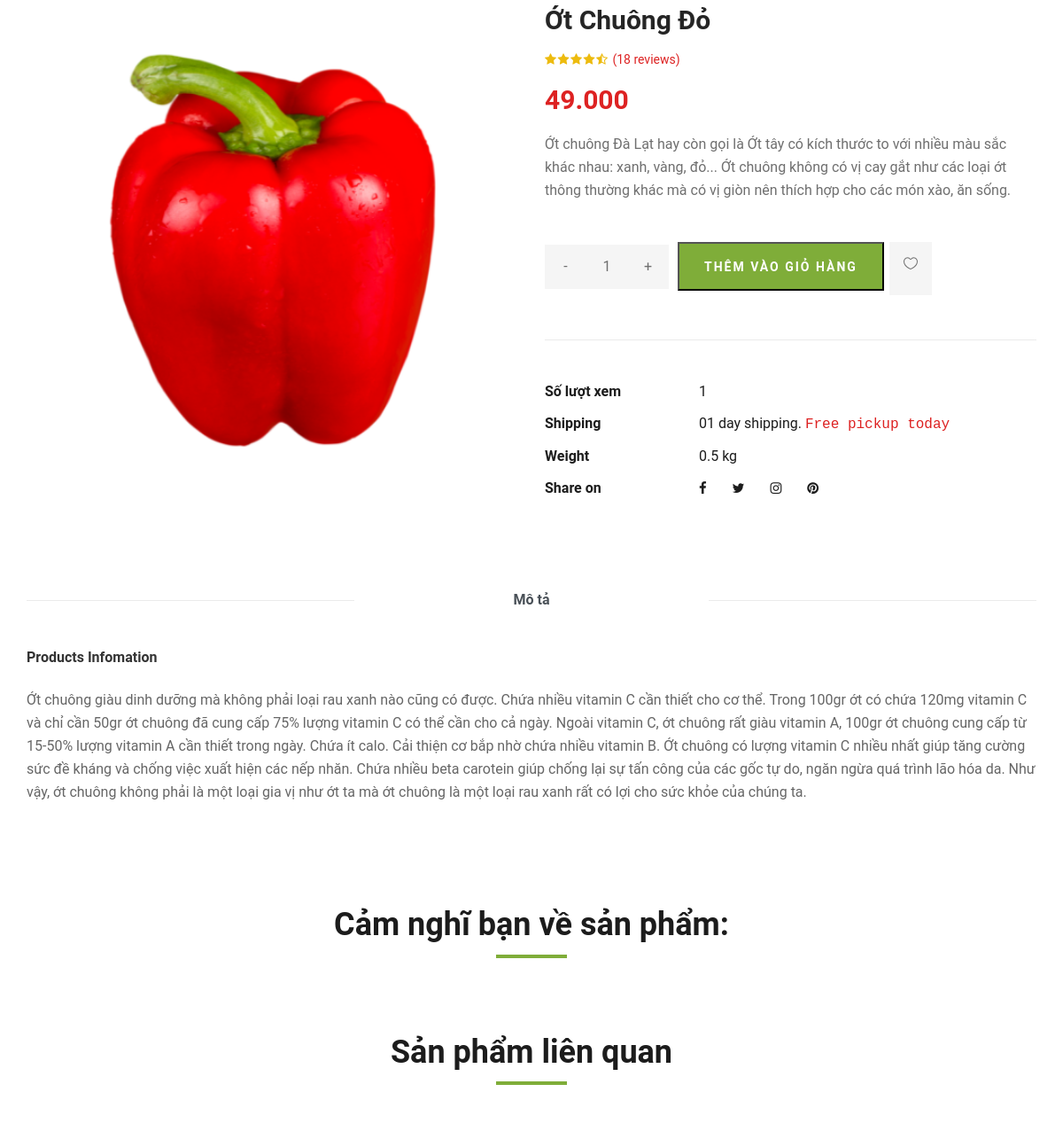
The page /index.php?mod=product&act=detail&MaSP=48 (middle part) on the database as committed earlier.
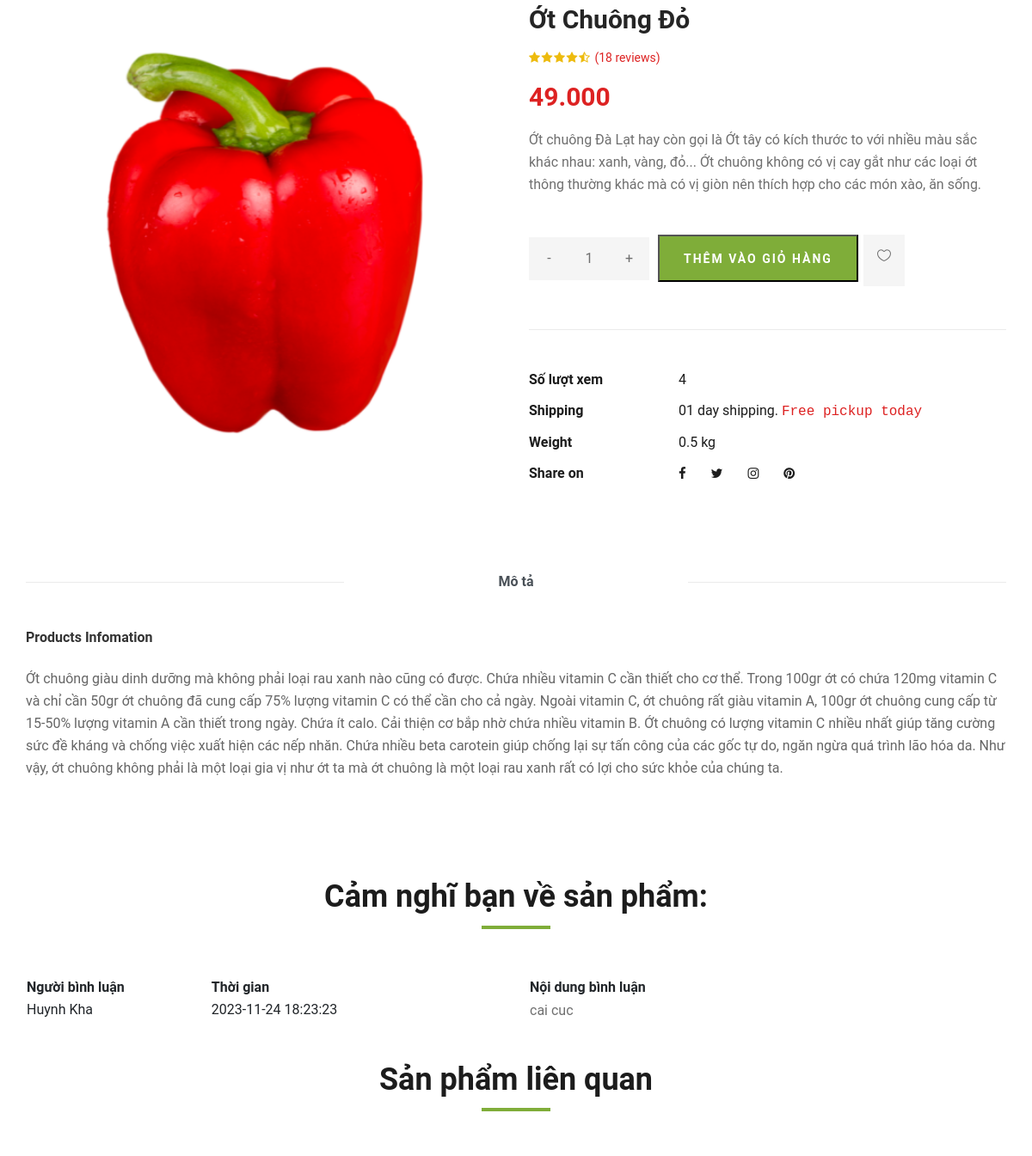
The same page on the database as committed later.
### tables this page shows
CREATE TABLE `sanpham` (
  `MaSP` int NOT NULL,
  `TenSP` varchar(50) NOT NULL,
  `GiaSP` double(10,0) NOT NULL DEFAULT '0' COMMENT 'Tiền Việt không có chữ số thập phân, mặc định là 0(nếu =0 thì hết hàng ví dụ )',
  `HinhAnh` text NOT NULL,
  `TieuDe` text,
  `MoTa` text,
  `MaDM` int DEFAULT NULL,
  `LuotXem` int NOT NULL,
  `GiaGiam` double(10,0) NOT NULL DEFAULT '0'
);

CREATE TABLE `binhluan` (
  `MaBL` int NOT NULL,
  `MaSP` int NOT NULL,
  `MaTK` int NOT NULL,
  `NoiDung` text NOT NULL,
  `NgayBL` datetime NOT NULL DEFAULT CURRENT_TIMESTAMP
);

CREATE TABLE `taikhoan` (
  `MaTK` int NOT NULL,
  `HoTen` varchar(50) NOT NULL,
  `UserName` varchar(50) NOT NULL COMMENT 'Biệt danh',
  `Email` varchar(50) NOT NULL,
  `MatKhau` varchar(50) NOT NULL,
  `DiaChi` varchar(255) NOT NULL,
  `GioiTinh` tinyint(1) NOT NULL DEFAULT '0' COMMENT '0: là nam, 1: là nữ',
  `SoDienThoai` varchar(50) NOT NULL,
  `Quyen` tinyint(1) NOT NULL DEFAULT '0' COMMENT '0: là user, 1: là admin',
  `NgayTao` datetime DEFAULT CURRENT_TIMESTAMP,
  `HinhAnh` text
);

### model/m_pdo.php (called while the page is built, shortened)
<?php
function pdo_get_connection(){
    $dburl = "mysql:host=localhost;dbname=organic;charset=utf8";
    $username = 'root';
    $password = '';
    $conn = new PDO($dburl, $username, $password);
    $conn->setAttribute(PDO::ATTR_ERRMODE, PDO::ERRMODE_EXCEPTION);
    return $conn;
}
function pdo_query($sql){
    $sql_args = array_slice(func_get_args(), 1);
    try{
        $conn = pdo_get_connection();
        $stmt = $conn->prepare($sql);
        $stmt->execute($sql_args);
        $rows = $stmt->fetchAll();
        return $rows;
    }
    catch(PDOException $e){
        throw $e;
    }
    finally{
        unset($conn);
    }
}
function pdo_query_one($sql){
    $sql_args = array_slice(func_get_args(), 1);
    try{
        $conn = pdo_get_connection();
        $stmt = $conn->prepare($sql);
        $stmt->execute($sql_args);
        $row = $stmt->fetch(PDO::FETCH_ASSOC);
        return $row;
    }
    catch(PDOException $e){
        throw $e;
    }
    finally{
        unset($conn);
    }
}

### model/m_product.php (called while the page is built, shortened)
<?php
    include_once 'model/m_pdo.php';
    function product_detailbyid($MaSP){
        return pdo_query_one("SELECT * FROM sanpham WHERE MaSP = ?",$MaSP);
    }
    function get_byproductcomment($MaSP){
        return pdo_query("SELECT * FROM binhluan bl INNER JOIN taikhoan tk ON bl.MaTK = tk.MaTK WHERE bl.MaSP=?",$MaSP);
    }
?>

### view/v_product_detail.php (the view, shortened to what this page needs)
   <section class="product-details spad">
       <div class="container">
           <div class="row">
               <div class="col-lg-6 col-md-6">
                   <div class="product__details__pic">
                       <div class="product__details__pic__item">
                           <img class="product__details__pic__item--large"
                               src="view/img/traicay/<?=$detail_product['HinhAnh']?>" alt="">
                       </div>
                   </div>
               </div>
               <div class="col-lg-6 col-md-6">
                   <div class="product__details__text">
                       <h3><?=$detail_product['TenSP']?></h3>
                       <div class="product__details__rating">
                           <i class="fa fa-star"></i>
                           <i class="fa fa-star"></i>
                           <i class="fa fa-star"></i>
                           <i class="fa fa-star"></i>
                           <i class="fa fa-star-half-o"></i>
                           <span>(18 reviews)</span>
                       </div>
                       <div class="product__details__price"><?=number_format($detail_product['GiaSP'],"0",",",".")?></div>
                       <p><?=$detail_product['TieuDe']?></p>
                       <div class="product_detail_three">
                           <form action="index.php?mod=product&act=addtocart" method="post">
                               <div class="product__details__quantity">
                                   <div class="quantity">
                                   <div class="pro-qty">
                                       <span class="dec qtybtn" onclick="decrementQuantity()">-</span>
                                       <input type="text" name="SoLuong" id="quantityInput" value="1" readonly>
                                       <span class="inc qtybtn" onclick="incrementQuantity()">+</span>
                                   </div>
                                   </div>
                               </div>
                               <input type="submit" value="Thêm vào giỏ hàng" name="submitaddtocart" class="primary-btn">
                           </form>
                           <a href="#" class="heart-icon"><span class="icon_heart_alt"></span></a>
                       </div>
                       <ul>
                           <li><b>Số lượt xem</b> <span><?=$detail_product['LuotXem']?></span></li>
                           <li><b>Shipping</b> <span>01 day shipping. <samp>Free pickup today</samp></span></li>
                           <li><b>Weight</b> <span>0.5 kg</span></li>
                           <li><b>Share on</b>
                               <div class="share">
                                   <a href="#"><i class="fa fa-facebook"></i></a>
                                   <a href="#"><i class="fa fa-twitter"></i></a>
                                   <a href="#"><i class="fa fa-instagram"></i></a>
                                   <a href="#"><i class="fa fa-pinterest"></i></a>
                               </div>
                           </li>
                       </ul>
                   </div>
               </div>
               <div class="col-lg-12">
                   <div class="product__details__tab">
                       <ul class="nav nav-tabs" role="tablist">
                           <li class="nav-item">
                               <a class="nav-link active" data-toggle="tab" href="#tabs-1" role="tab"
                                   aria-selected="true">Mô tả</a>
                           </li>
                       </ul>
                       <div class="tab-content">
                           <div class="tab-pane active" id="tabs-1" role="tabpanel">
                               <div class="product__details__tab__desc">
                                   <h6>Products Infomation</h6>
                                   <p><?= $detail_product['MoTa']?></p>
                               </div>
                           </div>
                       </div>
                   </div>
               </div>
           </div>
       </div>
   </section>
<section class="related-product">
       <div class="container">
       <div class="section-title related__product__title">
           <h2>Cảm nghĩ bạn về sản phẩm:</h2>
       </div>
           <?php foreach($loadcomment as $dsbl): ?>
           <div class="row">
               <div class="col-md-6">
                   <table >
                       <tr>
                           <th >Người bình luận</th>
                           <th style="padding-left: 100px;">Thời gian</th>
                       </tr>
                       <tbody >
                           <tr>
                               <td><?=$dsbl['HoTen']?></td>
                               <td style="padding-left: 100px;"><?=$dsbl['NgayBL']?></td>
                           </tr>
                       </tbody>
                   </table>
               </div>
               <div class="col-md-6">
                   <table class="tablebinhluan">
                       <tr>
                           <th>Nội dung bình luận</th>
                       </tr>
                       <tbody class="binhluandetail">
                           <tr>
                               <td>
                                   <p><?= $dsbl['NoiDung']?></p>
                               </td>
                           </tr>
                       </tbody>
                   </table>
               </div>
           </div>
           <?php endforeach; ?>
</div>
   </section>
   <section class="related-product">
       <div class="container">
           <div class="row">
               <div class="col-lg-12">
                   <div class="section-title related__product__title">
                       <h2>Sản phẩm liên quan</h2>
                   </div>
               </div>
           </div>
       </div>
   </section>

### index.php (shortened to what this page needs)
<?php
    include_once 'config.php';
    if(isset($_GET['mod']) && ($_GET['mod']!="")){
        switch ($_GET['mod']) {
            case 'product':
                $controller_name = 'product';
                break;
        }
        include_once 'controller/c_'.$controller_name.'.php';
    }else{
        header("location:index.php?mod=page&act=home");
    }
?>

### controller/c_product.php (shortened to what this page needs)
<?php
    include_once 'model/m_product.php';
    if(isset($_GET['act']) && ($_GET['act']!="")){
        switch ($_GET['act']) {
            case 'detail':
                $detail_product = product_detailbyid($_GET['MaSP']);
                $loadcomment = get_byproductcomment($_GET['MaSP']);
                break;
        }
        include_once 'view/v_user_layout.php';
    }else{
        header("location:index.php?mod=page&act=home");
    }
?>

### view/v_user_layout.php (shortened to what this page needs)
<!DOCTYPE html>
<html lang="zxx">
<head>
    <link rel="stylesheet" href=" https://cdnjs.cloudflare.com/ajax/libs/font-awesome/6.4.0/css/all.min.css">
    <link rel="stylesheet" href="view/bootstrap-5.3.2-dist/css/bootstrap.min.css">
    <link rel="stylesheet" href="view/css/bootstrap.min.css" type="text/css">
    <link rel="stylesheet" href="view/css/font-awesome.min.css" type="text/css">
    <link rel="stylesheet" href="view/css/elegant-icons.css" type="text/css">
    <link rel="stylesheet" href="view/css/nice-select.css" type="text/css">
    <link rel="stylesheet" href="view/css/jquery-ui.min.css" type="text/css">
    <link rel="stylesheet" href="view/css/owl.carousel.min.css" type="text/css">
    <link rel="stylesheet" href="view/css/slicknav.min.css" type="text/css">
    <link rel="stylesheet" href="view/css/style.css" type="text/css">
</head>
<body>
    <?php
        include_once 'view/v_'.$view_name.'.php';
    ?>
</body>
</html>

### view/css/style.css (style rules this page uses)
html, body { height: 100%; font-family: 'Roboto', sans-serif; -webkit-font-smoothing: antialiased; font-smoothing: antialiased; }
h1, h2, h3, h4, h5, h6 { margin: 0; color: #111111; font-weight: 400; font-family: 'Roboto', sans-serif; }
h2 { font-size: 36px; }
h3 { font-size: 30px; }
h6 { font-size: 16px; }
p { font-size: 16px; font-family: 'Roboto', sans-serif; color: #6f6f6f; font-weight: 400; line-height: 26px; margin: 0 0 15px 0; }
img { max-width: 100%; }
ul, ol { padding: 0; margin: 0; }
.section-title { margin-bottom: 50px; text-align: center; }
.section-title h2 { color: #1c1c1c; font-weight: 700; position: relative; }
.section-title h2:after { position: absolute; left: 0; bottom: -15px; right: 0; height: 4px; width: 80px; background: #7fad39; content: ""; margin: 0 auto; }
.spad { padding-top: 100px; padding-bottom: 100px; }
.primary-btn { display: inline-block; font-size: 14px; padding: 10px 28px 10px; color: #ffffff; text-transform: uppercase; font-weight: 700; background: #7fad39; letter-spacing: 2px; }
.product-details { padding-top: 80px; }
.product__details__pic__item { margin-bottom: 20px; }
.product__details__pic__item img { min-width: 100%; }
.product__details__text h3 { color: #252525; font-weight: 700; margin-bottom: 16px; }
.product__details__text .product__details__rating { font-size: 14px; margin-bottom: 12px; }
.product__details__text .product__details__rating i { margin-right: -2px; color: #EDBB0E; }
.product__details__text .product__details__rating span { color: #dd2222; margin-left: 4px; }
.product__details__text .product__details__price { font-size: 30px; color: #dd2222; font-weight: 600; margin-bottom: 15px; }
.product__details__text p { margin-bottom: 45px; }
.product__details__text .primary-btn { padding: 16px 28px 14px; margin-right: 6px; margin-bottom: 5px; }
.product__details__text .heart-icon { display: inline-block; font-size: 16px; color: #6f6f6f; padding: 13px 16px 13px; background: #f5f5f5; }
.product__details__text ul { border-top: 1px solid #ebebeb; padding-top: 40px; margin-top: 50px; }
.product__details__text ul li { font-size: 16px; color: #1c1c1c; list-style: none; line-height: 36px; }
.product__details__text ul li b { font-weight: 700; width: 170px; display: inline-block; }
.product__details__text ul li span samp { color: #dd2222; }
.product__details__text ul li .share { display: inline-block; }
.product__details__text ul li .share a { display: inline-block; font-size: 15px; color: #1c1c1c; margin-right: 25px; }
.product__details__text ul li .share a:last-child { margin-right: 0; }
.product_detail_three { display: flex; }
.product__details__quantity { display: inline-block; margin-right: 6px; }
.pro-qty { width: 140px; height: 50px; display: inline-block; position: relative; text-align: center; background: #f5f5f5; margin-bottom: 5px; }
.pro-qty input { height: 100%; width: 100%; font-size: 16px; color: #6f6f6f; width: 50px; border: none; background: #f5f5f5; text-align: center; }
.pro-qty .qtybtn { width: 35px; font-size: 16px; color: #6f6f6f; cursor: pointer; display: inline-block; }
.product__details__tab { padding-top: 85px; }
.product__details__tab .nav-tabs { border-bottom: none; justify-content: center; position: relative; }
.product__details__tab .nav-tabs:before { position: absolute; left: 0; top: 12px; height: 1px; width: 370px; background: #ebebeb; content: ""; }
.product__details__tab .nav-tabs:after { position: absolute; right: 0; top: 12px; height: 1px; width: 370px; background: #ebebeb; content: ""; }
.product__details__tab .nav-tabs li { margin-bottom: 0; margin-right: 65px; }
.product__details__tab .nav-tabs li:last-child { margin-right: 0; }
.product__details__tab .nav-tabs li a { font-size: 16px; color: #999999; font-weight: 700; border: none; border-top-left-radius: 0; border-top-right-radius: 0; padding: 0; }
.product__details__tab .product__details__tab__desc { padding-top: 44px; }
.product__details__tab .product__details__tab__desc h6 { font-weight: 700; color: #333333; margin-bottom: 26px; }
.product__details__tab .product__details__tab__desc p { color: #666666; }
.related-product { padding-bottom: 30px; }
.related__product__title { margin-bottom: 70px; }
.container { width: 1170px; margin: 0 auto; }
@media only screen and (min-width: 1200px) { .container { max-width: 1170px; margin: 0 auto; } }

Rows that differ between the two databases and show on the page:
changed sanpham "Ớt Chuông Đỏ": LuotXem "1" → "4"
added binhluan: MaTK.HoTen "Huynh Kha", NgayBL "2023-11-24 18:23:23", NoiDung "cai cuc"
